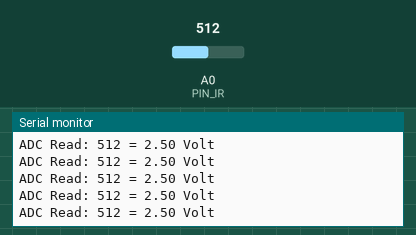
This sketch was run on a simulated Arduino Uno, built with avr-gcc and run on an emulated ATmega328P. Parts: the last lines printed to the serial monitor. The inputs (shaded band) are chosen by the test bench; at power-on: A0 (PIN_IR) = 512.

Above: at 1.2 s.
1.3 s: A0 (PIN_IR) set to 716
At 1.32 s:
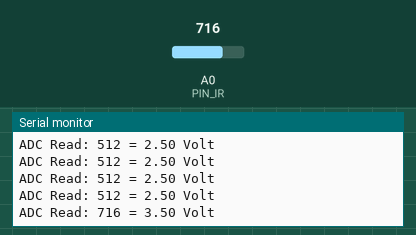
2.8 s: A0 (PIN_IR) set to 900
At 2.83 s:
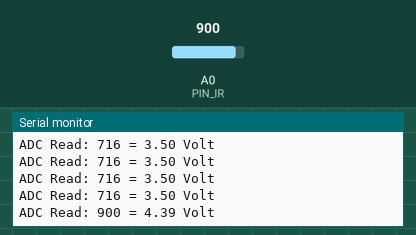
Timing chart, 0 to 5.8 s (numbered marks = the images above; inputs shaded):
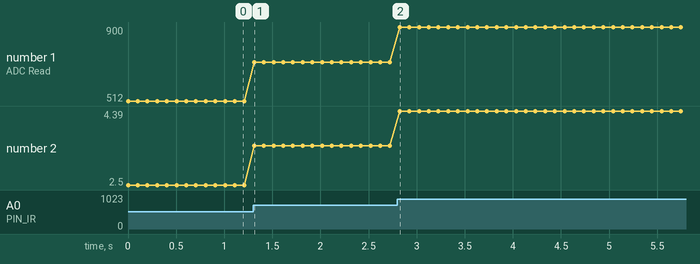

Measured:
- after the input at 1.3 s, the serial monitor: prints a new line at once (image 1)
- after the input at 2.8 s, the serial monitor: prints a new line at once (image 2)
- plotted number 1: 512 → 716 after the input at 1.3 s, 716 → 900 after the input at 2.8 s
- plotted number 2: 2.5 → 3.5 after the input at 1.3 s, 3.5 → 4.39 after the input at 2.8 s

The sketch:

17_example_ir_test.ino
```cpp
// Arduino pin assignment

#define PIN_IR    0         // IR sensor at Pin A0

void setup()
{
  Serial.begin(57600);
}

void loop()
{
  int a_value = analogRead(PIN_IR);

  Serial.print("ADC Read: ");
  Serial.print(a_value);
  Serial.print(" = ");
  Serial.print((a_value / 1024.0) * 5.0);
  Serial.println(" Volt");
  delay(100);
}
```
